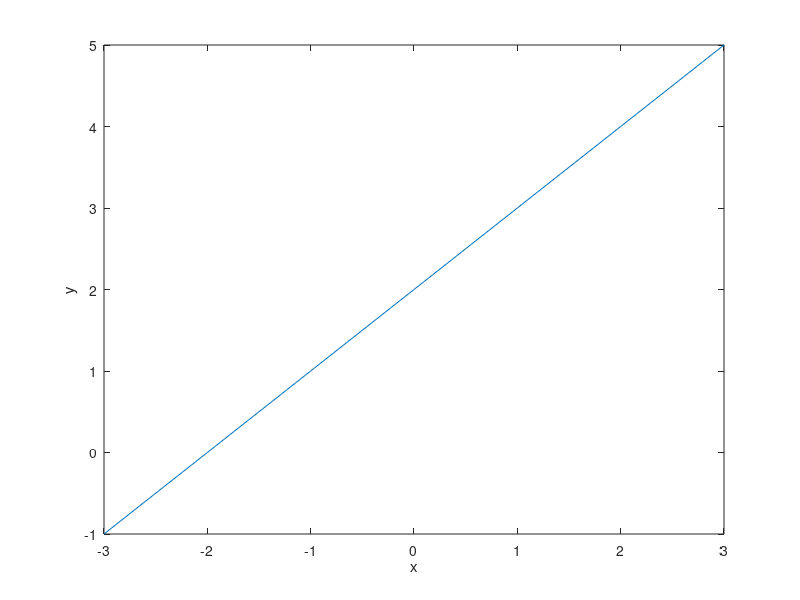

MATLAB code to generate this figure:
% FuncionLineal
% Título: Funcion constante
% Descripción: Script para graficar una funcion de la forma 
% Autor: LUIS ALFREDO MARTINEZ SANTIAGO (FREDYLAMS) fredsantiago279@gmail.com
% Fecha: 20210414
% Sesion: 1
% De uso: octava> / ruta / 
% Notas: Requiere aplicacion octava usar en consola preferiblemente

% y=((x-(-2)))
% si se graficá su comportamiento es lineal
% ^
% y |
% |   
% | ____________
% | 
% | _____________>x
%

% limpiar variables
 clear
% Ejemplo f (x) = a
% Rango de -3..3 en i = 0.1
 x = [-3: 1 :3]; 
% Valor de la función 
 y=((x-(-2)))
% Dibujar x, y
 plot(x , y);
% Titulo ("f (x)=((x-(-2)))
% Etiqueta para x
 xlabel ( "x");
% Etiqueta para y
ylabel ("y");
